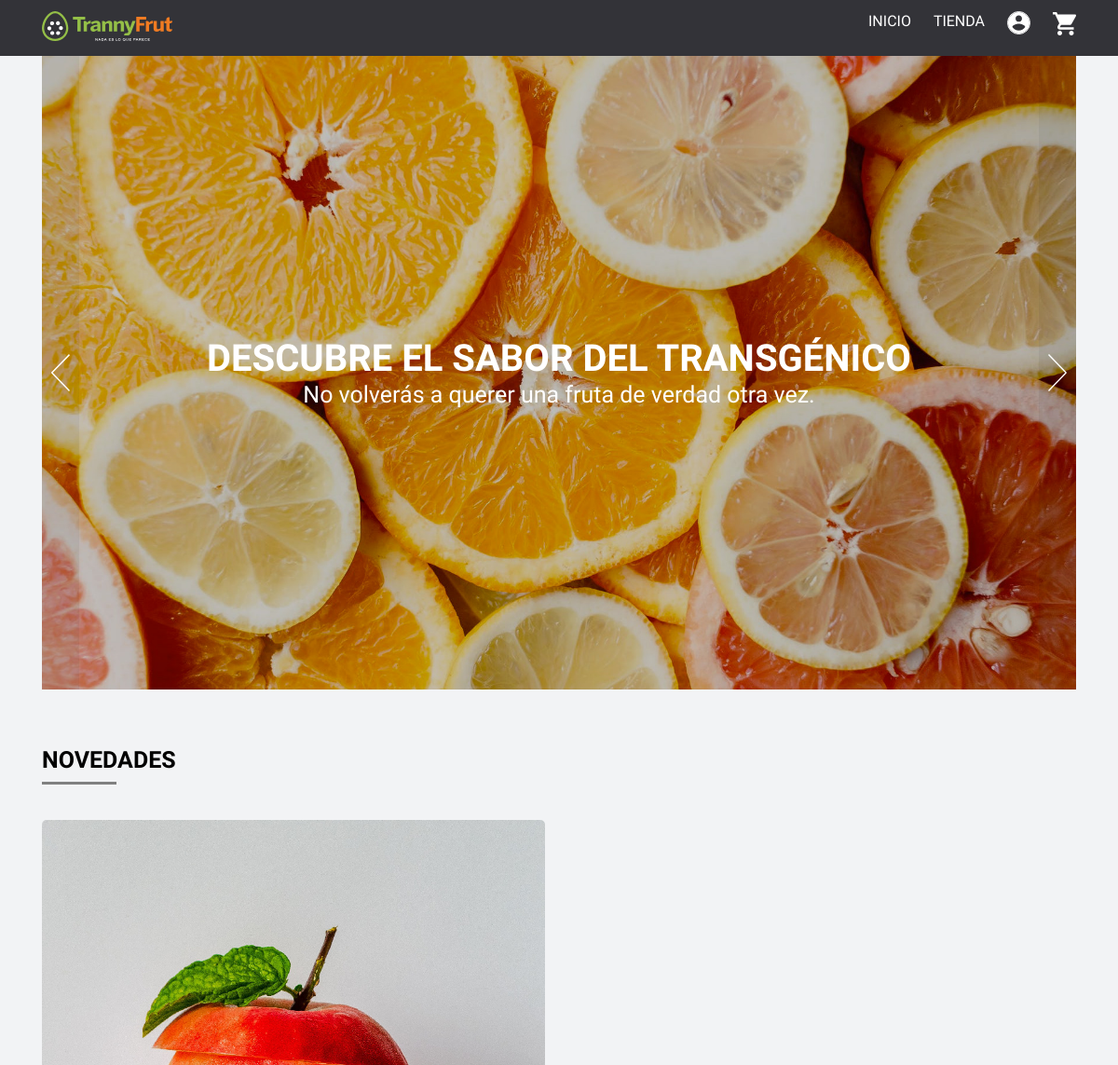
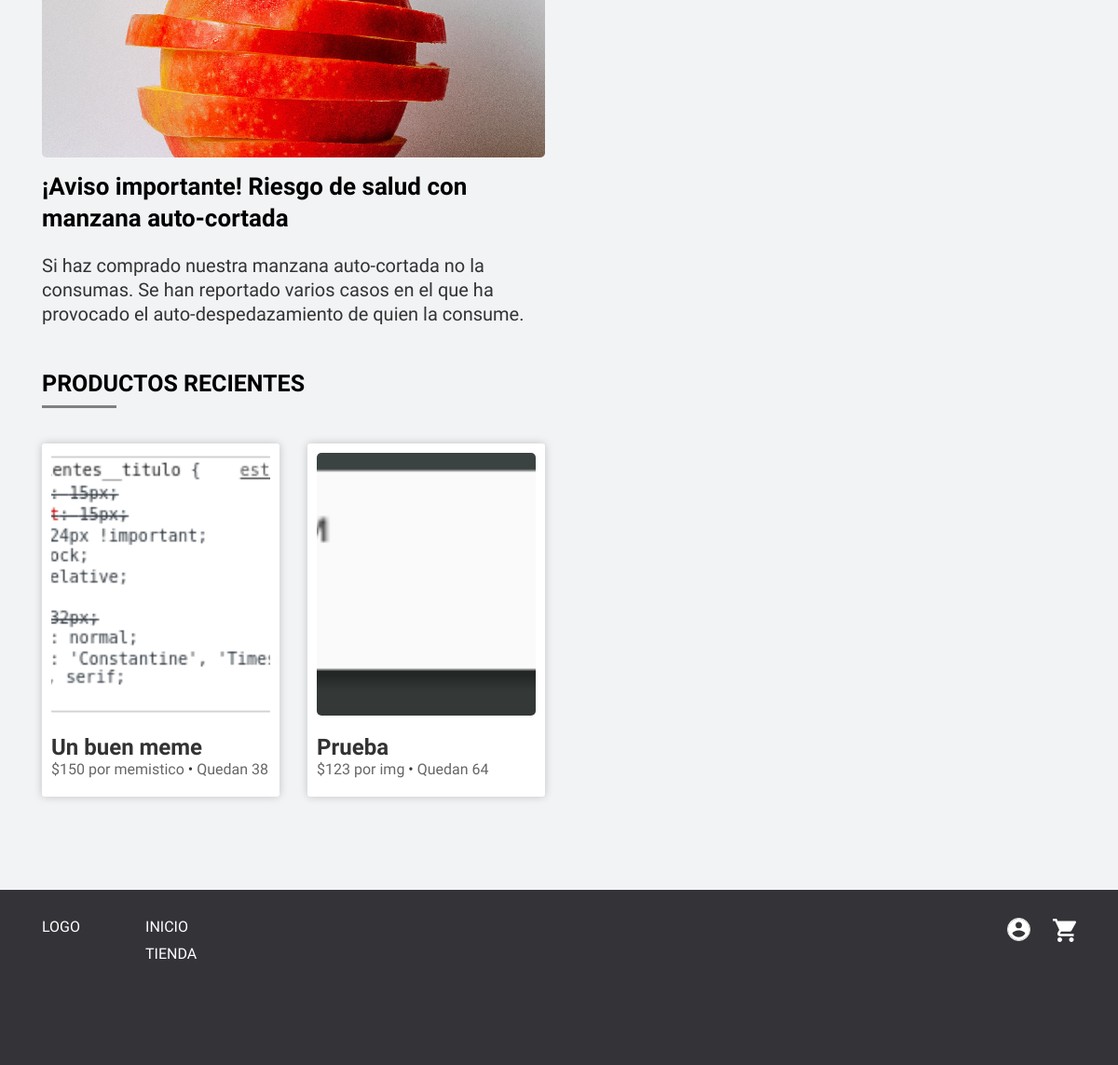
Page /app/index.php on the committed database (2 pictures, top to bottom).
### tables this page shows
CREATE TABLE `slides_inicio` (
  `imagen` text,
  `frase` text,
  `subtitulo` text,
  `boton` text,
  `id` int(3) NOT NULL
);

CREATE TABLE `novedades` (
  `id` int(11) NOT NULL,
  `titulo` text,
  `subtitulo` text,
  `descripcion` text,
  `imagen` text
);

CREATE TABLE `producto` (
  `id` int(11) NOT NULL,
  `imagen` text,
  `nombre` text,
  `descripcion` text,
  `precio` int(11) DEFAULT NULL,
  `unidad` text,
  `existencia` text,
  `fecha_creacion` timestamp NOT NULL DEFAULT CURRENT_TIMESTAMP,
  `imagenes` json DEFAULT NULL
);

### app/funciones-generales.php (called while the page is built, shortened)
<?php
  function get_archivo( $tipo ){
    $bd = mysqli_connect("db","root","root", "main");
    $sql = "SELECT * FROM $tipo";
    $result = $bd->query($sql);
    return $result;
  }
  function productos_recientes($cant) {
    $bd = mysqli_connect("db","root","root", "main");
    $sql = "SELECT * FROM producto ORDER BY fecha_creacion LIMIT $cant";
    $result = $bd->query($sql);
    return $result;
  }
?>

### app/index.php (the view, shortened to what this page needs)
<?php
  include('estructura/cabecera.php');
?>
<main class="index-page">
  <section class="container galeria-inicio" data-gallery-auto-rotate>
    <?php
      $result = get_archivo("slides_inicio");
      if ($result->num_rows > 0) :
        while($slide = $result->fetch_assoc()) :
          $slides[] = $slide;
        endwhile;
      endif;
      include('galeria.php');
    ?>
  </section>
  <section class="container novedades-inicio">
    <div class="row">
      <div class="col-12">
        <h1>
          Novedades
        </h1>
      </div>
      <?php
        $result = get_archivo("novedades");
        if ($result->num_rows > 0) :
          while($novedad = $result->fetch_assoc()) :
            $titulo = $novedad['titulo'];
            $subtitulo = $novedad['subtitulo'];
            $descripcion = $novedad['descripcion'];
            $imagen = $novedad['imagen'];
      ?>
        <div class="col-12 col-md-6">
          <div class="tarjeta-novedad">
            <div class="img" style="background-image:url(<?php echo $imagen ?>);"></div>
            <h3><?php echo $titulo; ?></h3>
            <span><?php echo $subtitulo; ?></span>
            <p><?php echo $descripcion; ?></p>
          </div>
        </div>
      <?php
          endwhile;
        endif;
      ?>
      </div>
    </section>
    <section class="container productos-recientes">
        <div class="row">
          <div class="col-12">
            <h1> Productos Recientes </h1>
          </div>
          <?php
            $result = productos_recientes(4);
            if ($result->num_rows > 0) :
              while($producto = $result->fetch_assoc()) :
                $precio = $producto['precio'];
                $unidad = $producto['unidad'];
          ?>
            <div class="col-12 col-sm-6 col-lg-3">
              <article class="tarjeta tarjeta-producto">
                <a class="link-producto"
                    href="/producto.php?id=<?php echo $producto['id'] ?>">
                    <div class="imagen"
                    style="background-image:url(../<?php echo $producto['imagen'] ?>)"></div>
                  <h2>
                    <?php echo $producto['nombre']; ?>
                  </h2>
                  <span class="precio"><?php echo "$$precio por $unidad" ?></span> • <span class="existencia">Quedan <?php echo $producto['existencia'] ?></span>
                </a>
              </article>
            </div>
          <?php
              endwhile;
            endif;
          ?>
        </div>
    </section>
</main>
<?php
  include('estructura/pie.php');
?>

### app/estructura/cabecera.php (shortened to what this page needs)
<!DOCTYPE html>
<html lang="en">
<head>
  <link rel="stylesheet" href="css/estilos.css">
</head>
<body>
  <header class="header-principal">
    <nav class="nav-principal">
      <div class="container contenedor-principal">
        <a href="/" class="logo">
          <img src="img/logo.svg">
        </a>
        <div class="menu-movil">
          <div class="menu__links">
            <a href="/" class="menu__link">Inicio</a>
            <a href="/tienda.php" class="menu__link">Tienda</a>
            <?php
              if($_SESSION['foto']) {
                $img = '../'.$_SESSION['foto'];
                $img = "style='background-image:url($img)'";
                $url = "perfil.php";
              }
              else {
                $img = "";
                $url = "login.php";
              }
            ?>
            <a href="<?php echo $url ?>" <?php echo $img ?> class="menu__link--cuenta">Cuenta</a>
            <a href="carrito.php" class="menu__link--carrito">Carrito</a>
          </div>
        </div>
      </div>
    </nav>
  </header>
  <div class="menu-spacer"></div>

### app/galeria.php (shortened to what this page needs)
<?php
    $class="gallery";
    $slide_class="slide gallery__slide";
?>
<div class="<?php echo $class; ?>"
    data-gallery="0"
    data-number-of-slides=<?php echo sizeof($slides) - 1; ?>>
    <div class="slides gallery__slides" data-slides>
        <?php
            foreach($slides as $slide) :
                if( is_array($slide) ) {
                  $img = $slide['imagen'];
                  $frase = $slide['frase'];
                  $subtitulo = $slide['subtitulo'];
                  $accion = $slide['boton'];
                }
                else {
                  $img = $slide;
                  $frase = "";
                  $subtitulo = "";
                  $accion = "";
                }
        ?>
            <a class="<?php echo $slide_class; ?>"
            style="background-image:url(<?php echo $img ?>)"
            data-slide href="<?php echo $accion ?>">
                <?php
                    if( is_array($slide) ) :
                ?>
                    <div class="content">
                        <h3> <?php echo $frase; ?> </h3>
                        <p> <?php echo $subtitulo; ?> </p>
                    </div>
                <?php endif; ?>
            </a>
        <?php
            endforeach;
        ?>
            <button class="gallery__previous-btn" data-previous-slide>
            </button>
            <button class="gallery__next-btn" data-next-slide>
            </button>
    </div>
</div>

### app/estructura/pie.php (shortened to what this page needs)
  <footer class="footer-principal">
    <div class="container">
      <div class="menu__footer">
        <div class="logo-links">
          <div class="logo">
            Logo
          </div>
          <div class="menu__footer__links">
            <a href="#" class="menu__link">Inicio</a>
            <a href="#" class="menu__link">Tienda</a>
          </div>
        </div>
        <div class="menu__footer__iconos">
          <a href="#" class="menu__link--cuenta">Cuenta</a>
          <a href="#" class="menu__link--carrito">Carrito</a>
        </div>
      </div>
    </div>
  </footer>
</body>
</html>

### rows in the picture
slides_inicio: imagen (picture), frase "DESCUBRE EL SABOR DEL TRANSGÉNICO", subtitulo "No volverás a querer una fruta de verdad otra vez."
novedades: imagen (picture), titulo "¡Aviso importante! Riesgo de salud con manzana auto-cortada", descripcion "Si haz comprado nuestra manzana auto-cortada no la consumas. Se han reportado varios casos en el que ha provocado el auto-despedazamiento de quien la consume."
producto: imagen (picture), nombre "Un buen meme", precio "150", unidad "memistico", existencia "38"
producto: imagen (picture), nombre "Prueba", precio "123", unidad "img", existencia "64"
